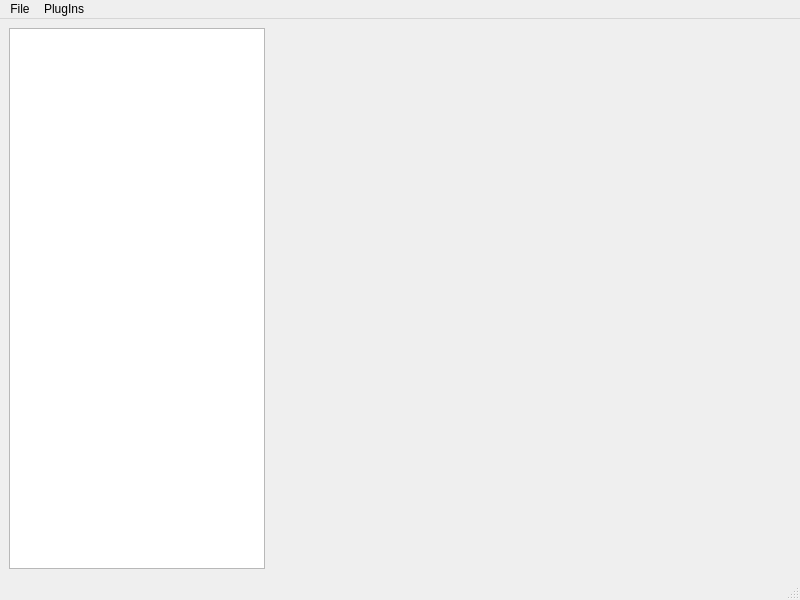
<?xml version="1.0" encoding="UTF-8"?>
<ui version="4.0">
 <class>TestWindow</class>
 <widget class="QMainWindow" name="TestWindow">
  <property name="geometry">
   <rect>
    <x>0</x>
    <y>0</y>
    <width>800</width>
    <height>600</height>
   </rect>
  </property>
  <property name="windowTitle">
   <string>TestWindow</string>
  </property>
  <widget class="QWidget" name="centralwidget">
   <layout class="QGridLayout" name="gridLayout">
    <item row="0" column="1">
     <widget class="QStackedWidget" name="stackedWidget">
      <property name="sizePolicy">
       <sizepolicy hsizetype="Preferred" vsizetype="Preferred">
        <horstretch>1</horstretch>
        <verstretch>0</verstretch>
       </sizepolicy>
      </property>
     </widget>
    </item>
    <item row="0" column="0">
     <widget class="QListWidget" name="listWidget"/>
    </item>
   </layout>
  </widget>
  <widget class="QMenuBar" name="menubar">
   <property name="geometry">
    <rect>
     <x>0</x>
     <y>0</y>
     <width>800</width>
     <height>22</height>
    </rect>
   </property>
   <widget class="QMenu" name="menuFile">
    <property name="title">
     <string>File</string>
    </property>
    <addaction name="actionOpen"/>
   </widget>
   <widget class="QMenu" name="menuPlugIns">
    <property name="title">
     <string>PlugIns</string>
    </property>
   </widget>
   <addaction name="menuFile"/>
   <addaction name="menuPlugIns"/>
  </widget>
  <widget class="QStatusBar" name="statusbar"/>
  <action name="actionOpen">
   <property name="text">
    <string>Open</string>
   </property>
  </action>
 </widget>
 <resources/>
 <connections/>
</ui>
